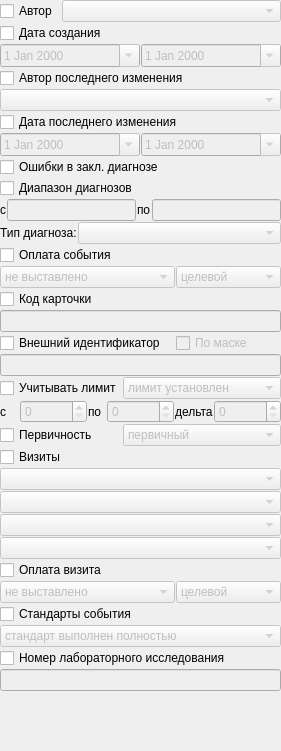
                 <widget class="QWidget" name="scrollAreaWidgetContents_4">
                  <property name="geometry">
                   <rect>
                    <x>0</x>
                    <y>0</y>
                    <width>281</width>
                    <height>751</height>
                   </rect>
                  </property>
                  <layout class="QVBoxLayout" name="verticalLayout_10">
                   <property name="margin">
                    <number>0</number>
                   </property>
                   <item>
                    <layout class="QGridLayout" name="gridLayout_23">
                     <property name="margin">
                      <number>0</number>
                     </property>
                     <property name="spacing">
                      <number>1</number>
                     </property>
                     <item row="25" column="0" colspan="5">
                      <layout class="QHBoxLayout" name="horizontalLayout_9">
                       <property name="margin">
                        <number>0</number>
                       </property>
                       <item>
                        <widget class="QLabel" name="label">
                         <property name="sizePolicy">
                          <sizepolicy hsizetype="Minimum" vsizetype="Preferred">
                           <horstretch>0</horstretch>
                           <verstretch>0</verstretch>
                          </sizepolicy>
                         </property>
                         <property name="text">
                          <string>с</string>
                         </property>
                        </widget>
                       </item>
                       <item>
                        <widget class="QSpinBox" name="edtFilterSumLimitFrom">
                         <property name="enabled">
                          <bool>false</bool>
                         </property>
                         <property name="sizePolicy">
                          <sizepolicy hsizetype="Preferred" vsizetype="Fixed">
                           <horstretch>0</horstretch>
                           <verstretch>0</verstretch>
                          </sizepolicy>
                         </property>
                         <property name="maximum">
                          <number>999999999</number>
                         </property>
                        </widget>
                       </item>
                       <item>
                        <widget class="QLabel" name="labelStaff">
                         <property name="text">
                          <string>по</string>
                         </property>
                        </widget>
                       </item>
                       <item>
                        <widget class="QSpinBox" name="edtFilterSumLimitTo">
                         <property name="enabled">
                          <bool>false</bool>
                         </property>
                         <property name="sizePolicy">
                          <sizepolicy hsizetype="Preferred" vsizetype="Fixed">
                           <horstretch>0</horstretch>
                           <verstretch>0</verstretch>
                          </sizepolicy>
                         </property>
                         <property name="maximum">
                          <number>999999999</number>
                         </property>
                        </widget>
                       </item>
                       <item>
                        <widget class="QLabel" name="label_3">
                         <property name="text">
                          <string>дельта</string>
                         </property>
                        </widget>
                       </item>
                       <item>
                        <widget class="QSpinBox" name="edtFilterSumLimitDelta">
                         <property name="enabled">
                          <bool>false</bool>
                         </property>
                         <property name="sizePolicy">
                          <sizepolicy hsizetype="Preferred" vsizetype="Fixed">
                           <horstretch>0</horstretch>
                           <verstretch>0</verstretch>
                          </sizepolicy>
                         </property>
                         <property name="maximum">
                          <number>999999999</number>
                         </property>
                        </widget>
                       </item>
                      </layout>
                     </item>
                     <item row="8" column="0" colspan="5">
                      <widget class="QCheckBox" name="chkErrorInDiagnostic">
                       <property name="text">
                        <string>Ошибки в закл. диагнозе</string>
                       </property>
                      </widget>
                     </item>
                     <item row="15" column="0" colspan="3">
                      <widget class="CComboBox" name="cmpFilterEventPayStatusCode">
                       <property name="enabled">
                        <bool>false</bool>
                       </property>
                       <property name="sizePolicy">
                        <sizepolicy hsizetype="Ignored" vsizetype="Fixed">
                         <horstretch>0</horstretch>
                         <verstretch>0</verstretch>
                        </sizepolicy>
                       </property>
                       <item>
                        <property name="text">
                         <string>не выставлено</string>
                        </property>
                       </item>
                       <item>
                        <property name="text">
                         <string>выставлено</string>
                        </property>
                       </item>
                       <item>
                        <property name="text">
                         <string>отказано</string>
                        </property>
                       </item>
                       <item>
                        <property name="text">
                         <string>оплачено</string>
                        </property>
                       </item>
                      </widget>
                     </item>
                     <item row="42" column="0" colspan="5">
                      <widget class="QCheckBox" name="chkFilterMesEvents">
                       <property name="text">
                        <string>Стандарты события</string>
                       </property>
                      </widget>
                     </item>
                     <item row="0" column="1" colspan="4">
                      <widget class="CPersonComboBoxEx" name="cmbFilterEventCreatePerson">
                       <property name="enabled">
                        <bool>false</bool>
                       </property>
                      </widget>
                     </item>
                     <item row="29" column="0" colspan="5">
                      <widget class="QCheckBox" name="chkFilterVisits">
                       <property name="text">
                        <string>Визиты</string>
                       </property>
                      </widget>
                     </item>
                     <item row="45" column="0" colspan="5">
                      <widget class="QLineEdit" name="edtEventLID">
                       <property name="enabled">
                        <bool>false</bool>
                       </property>
                      </widget>
                     </item>
                     <item row="44" column="0" colspan="5">
                      <widget class="QCheckBox" name="chkEventLID">
                       <property name="text">
                        <string>Номер лабораторного исследования</string>
                       </property>
                      </widget>
                     </item>
                     <item row="7" column="0" colspan="5">
                      <layout class="QHBoxLayout" name="horizontalLayout_19">
                       <property name="margin">
                        <number>0</number>
                       </property>
                       <item>
                        <widget class="CDateEdit" name="edtFilterEventBegModifyDate">
                         <property name="enabled">
                          <bool>false</bool>
                         </property>
                         <property name="sizePolicy">
                          <sizepolicy hsizetype="Preferred" vsizetype="Fixed">
                           <horstretch>0</horstretch>
                           <verstretch>0</verstretch>
                          </sizepolicy>
                         </property>
                         <property name="minimumSize">
                          <size>
                           <width>0</width>
                           <height>0</height>
                          </size>
                         </property>
                         <property name="maximumSize">
                          <size>
                           <width>16777215</width>
                           <height>16777215</height>
                          </size>
                         </property>
                         <property name="calendarPopup">
                          <bool>true</bool>
                         </property>
                        </widget>
                       </item>
                       <item>
                        <widget class="CDateEdit" name="edtFilterEventEndModifyDate">
                         <property name="enabled">
                          <bool>false</bool>
                         </property>
                         <property name="minimumSize">
                          <size>
                           <width>0</width>
                           <height>0</height>
                          </size>
                         </property>
                         <property name="maximumSize">
                          <size>
                           <width>16777215</width>
                           <height>16777215</height>
                          </size>
                         </property>
                         <property name="calendarPopup">
                          <bool>true</bool>
                         </property>
                        </widget>
                       </item>
                      </layout>
                     </item>
                     <item row="2" column="0" colspan="5">
                      <widget class="QCheckBox" name="chkFilterEventCreateDate">
                       <property name="text">
                        <string>Дата создания</string>
                       </property>
                      </widget>
                     </item>
                     <item row="21" column="0" colspan="5">
                      <widget class="QLineEdit" name="edtFilterExternalId">
                       <property name="enabled">
                        <bool>false</bool>
                       </property>
                      </widget>
                     </item>
                     <item row="14" column="0" colspan="5">
                      <widget class="QCheckBox" name="chkFilterEventPayStatus">
                       <property name="text">
                        <string>Оплата события</string>
                       </property>
                      </widget>
                     </item>
                     <item row="11" column="0" colspan="5">
                      <layout class="QHBoxLayout" name="horizontalLayout_8">
                       <property name="margin">
                        <number>0</number>
                       </property>
                       <item>
                        <widget class="QLabel" name="lblFilterEventDiagnosisType">
                         <property name="text">
                          <string>Тип диагноза:</string>
                         </property>
                        </widget>
                       </item>
                       <item>
                        <widget class="CRBComboBox" name="cmbFilterEventDiagnosisType">
                         <property name="enabled">
                          <bool>false</bool>
                         </property>
                         <property name="sizePolicy">
                          <sizepolicy hsizetype="Expanding" vsizetype="Fixed">
                           <horstretch>0</horstretch>
                           <verstretch>0</verstretch>
                          </sizepolicy>
                         </property>
                        </widget>
                       </item>
                      </layout>
                     </item>
                     <item row="34" column="0" colspan="5">
                      <widget class="CRBComboBox" name="cmbFilterVisitProfile">
                       <property name="enabled">
                        <bool>false</bool>
                       </property>
                      </widget>
                     </item>
                     <item row="9" column="0" colspan="5">
                      <widget class="QCheckBox" name="chkFilterMKBRange">
                       <property name="text">
                        <string>Диапазон диагнозов</string>
                       </property>
                      </widget>
                     </item>
                     <item row="27" column="0" colspan="2">
                      <widget class="QCheckBox" name="chkPrimary">
                       <property name="enabled">
                        <bool>true</bool>
                       </property>
                       <property name="text">
                        <string>Первичность</string>
                       </property>
                      </widget>
                     </item>
                     <item row="31" column="0" colspan="5">
                      <widget class="CRBComboBox" name="cmbFilterVisitScene">
                       <property name="enabled">
                        <bool>false</bool>
                       </property>
                      </widget>
                     </item>
                     <item row="32" column="0" colspan="5">
                      <widget class="CRBComboBox" name="cmbFilterVisitType">
                       <property name="enabled">
                        <bool>false</bool>
                       </property>
                      </widget>
                     </item>
                     <item row="6" column="0" colspan="5">
                      <widget class="QCheckBox" name="chkFilterEventModifyDate">
                       <property name="text">
                        <string>Дата последнего изменения</string>
                       </property>
                      </widget>
                     </item>
                     <item row="10" column="0" colspan="5">
                      <layout class="QHBoxLayout" name="horizontalLayout_17">
                       <property name="margin">
                        <number>0</number>
                       </property>
                       <item>
                        <widget class="QLabel" name="label_2">
                         <property name="text">
                          <string>с</string>
                         </property>
                        </widget>
                       </item>
                       <item>
                        <widget class="CICDCodeEdit" name="edtFilterMKBBottom">
                         <property name="enabled">
                          <bool>false</bool>
                         </property>
                        </widget>
                       </item>
                       <item>
                        <widget class="QLabel" name="label_4">
                         <property name="text">
                          <string>по</string>
                         </property>
                        </widget>
                       </item>
                       <item>
                        <widget class="CICDCodeEdit" name="edtFilterMKBTop">
                         <property name="enabled">
                          <bool>false</bool>
                         </property>
                        </widget>
                       </item>
                      </layout>
                     </item>
                     <item row="18" column="0" colspan="5">
                      <widget class="QLineEdit" name="edtFilterEventId">
                       <property name="enabled">
                        <bool>false</bool>
                       </property>
                       <property name="maxLength">
                        <number>9</number>
                       </property>
                      </widget>
                     </item>
                     <item row="43" column="0" colspan="5">
                      <widget class="QComboBox" name="cmbFilterMesEvents">
                       <property name="enabled">
                        <bool>false</bool>
                       </property>
                       <item>
                        <property name="text">
                         <string>стандарт выполнен полностью</string>
                        </property>
                       </item>
                       <item>
                        <property name="text">
                         <string>стандарт не выполнен</string>
                        </property>
                       </item>
                      </widget>
                     </item>
                     <item row="22" column="2" colspan="3">
                      <widget class="CComboBox" name="cmbFilterAccountSumLimit">
                       <property name="enabled">
                        <bool>false</bool>
                       </property>
                       <property name="sizePolicy">
                        <sizepolicy hsizetype="Expanding" vsizetype="Fixed">
                         <horstretch>0</horstretch>
                         <verstretch>0</verstretch>
                        </sizepolicy>
                       </property>
                       <item>
                        <property name="text">
                         <string>лимит установлен</string>
                        </property>
                       </item>
                       <item>
                        <property name="text">
                         <string>лимит превышен</string>
                        </property>
                       </item>
                       <item>
                        <property name="text">
                         <string>лимит не превышен</string>
                        </property>
                       </item>
                      </widget>
                     </item>
                     <item row="22" column="0" colspan="2">
                      <widget class="QCheckBox" name="chkFilterAccountSumLimit">
                       <property name="sizePolicy">
                        <sizepolicy hsizetype="Minimum" vsizetype="Fixed">
                         <horstretch>0</horstretch>
                         <verstretch>0</verstretch>
                        </sizepolicy>
                       </property>
                       <property name="text">
                        <string>Учитывать лимит</string>
                       </property>
                      </widget>
                     </item>
                     <item row="39" column="0" colspan="5">
                      <widget class="QCheckBox" name="chkFilterVisitPayStatus">
                       <property name="text">
                        <string>Оплата визита</string>
                       </property>
                      </widget>
                     </item>
                     <item row="35" column="0" colspan="5">
                      <widget class="CPersonComboBoxEx" name="cmbFilterVisitPerson">
                       <property name="enabled">
                        <bool>false</bool>
                       </property>
                      </widget>
                     </item>
                     <item row="3" column="0" colspan="5">
                      <layout class="QHBoxLayout" name="horizontalLayout_18">
                       <property name="margin">
                        <number>0</number>
                       </property>
                       <item>
                        <widget class="CDateEdit" name="edtFilterEventBegCreateDate">
                         <property name="enabled">
                          <bool>false</bool>
                         </property>
                         <property name="sizePolicy">
                          <sizepolicy hsizetype="Preferred" vsizetype="Fixed">
                           <horstretch>0</horstretch>
                           <verstretch>0</verstretch>
                          </sizepolicy>
                         </property>
                         <property name="minimumSize">
                          <size>
                           <width>0</width>
                           <height>0</height>
                          </size>
                         </property>
                         <property name="maximumSize">
                          <size>
                           <width>16777215</width>
                           <height>16777215</height>
                          </size>
                         </property>
                         <property name="calendarPopup">
                          <bool>true</bool>
                         </property>
                        </widget>
                       </item>
                       <item>
                        <widget class="CDateEdit" name="edtFilterEventEndCreateDate">
                         <property name="enabled">
                          <bool>false</bool>
                         </property>
                         <property name="minimumSize">
                          <size>
                           <width>0</width>
                           <height>0</height>
                          </size>
                         </property>
                         <property name="maximumSize">
                          <size>
                           <width>16777215</width>
                           <height>16777215</height>
                          </size>
                         </property>
                         <property name="calendarPopup">
                          <bool>true</bool>
                         </property>
                        </widget>
                       </item>
                      </layout>
                     </item>
                     <item row="41" column="0" colspan="3">
                      <widget class="CComboBox" name="cmpFilterVisitPayStatusCode">
                       <property name="enabled">
                        <bool>false</bool>
                       </property>
                       <item>
                        <property name="text">
                         <string>не выставлено</string>
                        </property>
                       </item>
                       <item>
                        <property name="text">
                         <string>выставлено</string>
                        </property>
                       </item>
                       <item>
                        <property name="text">
                         <string>отказано</string>
                        </property>
                       </item>
                       <item>
                        <property name="text">
                         <string>оплачено</string>
                        </property>
                       </item>
                      </widget>
                     </item>
                     <item row="0" column="0">
                      <widget class="QCheckBox" name="chkFilterEventCreatePerson">
                       <property name="text">
                        <string>Автор</string>
                       </property>
                      </widget>
                     </item>
                     <item row="5" column="0" colspan="5">
                      <widget class="CPersonComboBoxEx" name="cmbFilterEventModifyPerson">
                       <property name="enabled">
                        <bool>false</bool>
                       </property>
                      </widget>
                     </item>
                     <item row="15" column="3" colspan="2">
                      <widget class="CComboBox" name="cmbFilterEventPayStatusFinance">
                       <property name="enabled">
                        <bool>false</bool>
                       </property>
                       <property name="sizePolicy">
                        <sizepolicy hsizetype="Ignored" vsizetype="Fixed">
                         <horstretch>0</horstretch>
                         <verstretch>0</verstretch>
                        </sizepolicy>
                       </property>
                       <item>
                        <property name="text">
                         <string>целевой</string>
                        </property>
                       </item>
                       <item>
                        <property name="text">
                         <string>платный</string>
                        </property>
                       </item>
                       <item>
                        <property name="text">
                         <string>ДМС</string>
                        </property>
                       </item>
                       <item>
                        <property name="text">
                         <string>ОМС</string>
                        </property>
                       </item>
                       <item>
                        <property name="text">
                         <string>бюджет</string>
                        </property>
                       </item>
                      </widget>
                     </item>
                     <item row="17" column="0" colspan="5">
                      <widget class="QCheckBox" name="chkFilterEventId">
                       <property name="text">
                        <string>Код карточки</string>
                       </property>
                      </widget>
                     </item>
                     <item row="4" column="0" colspan="5">
                      <widget class="QCheckBox" name="chkFilterEventModifyPerson">
                       <property name="text">
                        <string>Автор последнего изменения</string>
                       </property>
                      </widget>
                     </item>
                     <item row="19" column="0" colspan="3">
                      <widget class="QCheckBox" name="chkFilterExternalId">
                       <property name="text">
                        <string>Внешний идентификатор</string>
                       </property>
                      </widget>
                     </item>
                     <item row="19" column="3" colspan="2">
                      <widget class="QCheckBox" name="chkFilterMaskExternalId">
                       <property name="enabled">
                        <bool>false</bool>
                       </property>
                       <property name="text">
                        <string>По маске</string>
                       </property>
                      </widget>
                     </item>
                     <item row="27" column="2" colspan="3">
                      <widget class="CComboBox" name="cmpPrimary">
                       <property name="enabled">
                        <bool>false</bool>
                       </property>
                       <item>
                        <property name="text">
                         <string>первичный</string>
                        </property>
                       </item>
                       <item>
                        <property name="text">
                         <string>повторный</string>
                        </property>
                       </item>
                      </widget>
                     </item>
                     <item row="41" column="3" colspan="2">
                      <widget class="CComboBox" name="cmbFilterVisitPayStatusFinance">
                       <property name="enabled">
                        <bool>false</bool>
                       </property>
                       <item>
                        <property name="text">
                         <string>целевой</string>
                        </property>
                       </item>
                       <item>
                        <property name="text">
                         <string>платный</string>
                        </property>
                       </item>
                       <item>
                        <property name="text">
                         <string>ДМС</string>
                        </property>
                       </item>
                       <item>
                        <property name="text">
                         <string>ОМС</string>
                        </property>
                       </item>
                       <item>
                        <property name="text">
                         <string>бюджет</string>
                        </property>
                       </item>
                      </widget>
                     </item>
                     <item row="46" column="0" colspan="5">
                      <spacer name="verticalSpacer_5">
                       <property name="orientation">
                        <enum>Qt::Vertical</enum>
                       </property>
                       <property name="sizeHint" stdset="0">
                        <size>
                         <width>20</width>
                         <height>40</height>
                        </size>
                       </property>
                      </spacer>
                     </item>
                    </layout>
                   </item>
                  </layout>
                 </widget>
